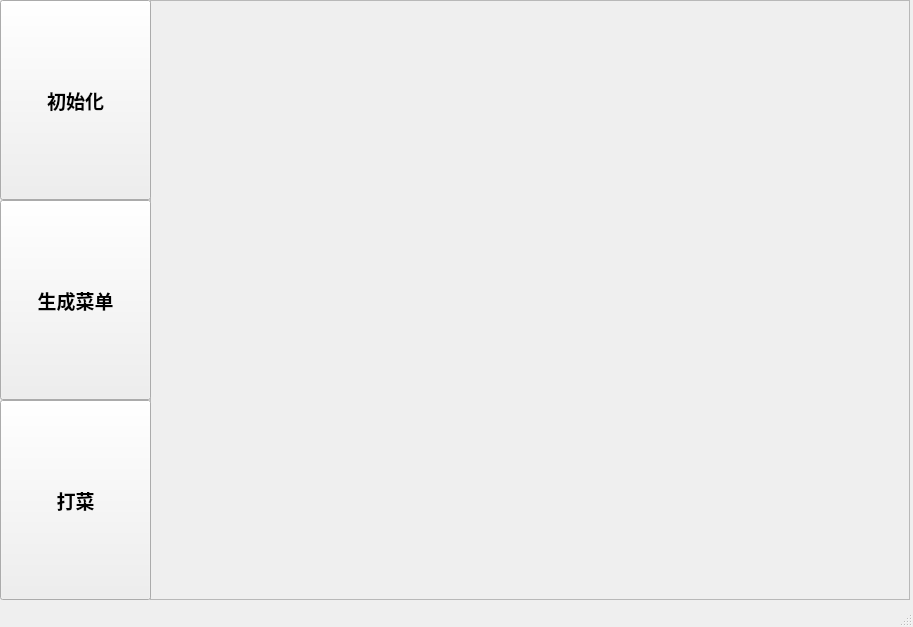
<?xml version="1.0" encoding="UTF-8"?>
<ui version="4.0">
 <class>All_MainWindow</class>
 <widget class="QMainWindow" name="All_MainWindow">
  <property name="geometry">
   <rect>
    <x>0</x>
    <y>0</y>
    <width>913</width>
    <height>627</height>
   </rect>
  </property>
  <property name="windowTitle">
   <string>MainWindow</string>
  </property>
  <widget class="QWidget" name="centralwidget">
   <widget class="QFrame" name="frame">
    <property name="geometry">
     <rect>
      <x>150</x>
      <y>0</y>
      <width>760</width>
      <height>600</height>
     </rect>
    </property>
    <property name="frameShape">
     <enum>QFrame::StyledPanel</enum>
    </property>
    <property name="frameShadow">
     <enum>QFrame::Raised</enum>
    </property>
   </widget>
   <widget class="QPushButton" name="Initial_button">
    <property name="geometry">
     <rect>
      <x>0</x>
      <y>0</y>
      <width>151</width>
      <height>200</height>
     </rect>
    </property>
    <property name="font">
     <font>
      <pointsize>14</pointsize>
      <weight>75</weight>
      <bold>true</bold>
     </font>
    </property>
    <property name="text">
     <string>初始化</string>
    </property>
   </widget>
   <widget class="QPushButton" name="Menu_button">
    <property name="geometry">
     <rect>
      <x>0</x>
      <y>200</y>
      <width>151</width>
      <height>200</height>
     </rect>
    </property>
    <property name="font">
     <font>
      <pointsize>14</pointsize>
      <weight>75</weight>
      <bold>true</bold>
     </font>
    </property>
    <property name="text">
     <string>生成菜单</string>
    </property>
   </widget>
   <widget class="QPushButton" name="DIg_dish_button">
    <property name="geometry">
     <rect>
      <x>0</x>
      <y>400</y>
      <width>151</width>
      <height>200</height>
     </rect>
    </property>
    <property name="font">
     <font>
      <pointsize>14</pointsize>
      <weight>75</weight>
      <bold>true</bold>
     </font>
    </property>
    <property name="text">
     <string>打菜</string>
    </property>
   </widget>
  </widget>
  <widget class="QMenuBar" name="menubar">
   <property name="geometry">
    <rect>
     <x>0</x>
     <y>0</y>
     <width>913</width>
     <height>25</height>
    </rect>
   </property>
  </widget>
  <widget class="QStatusBar" name="statusbar"/>
 </widget>
 <resources/>
 <connections/>
</ui>
